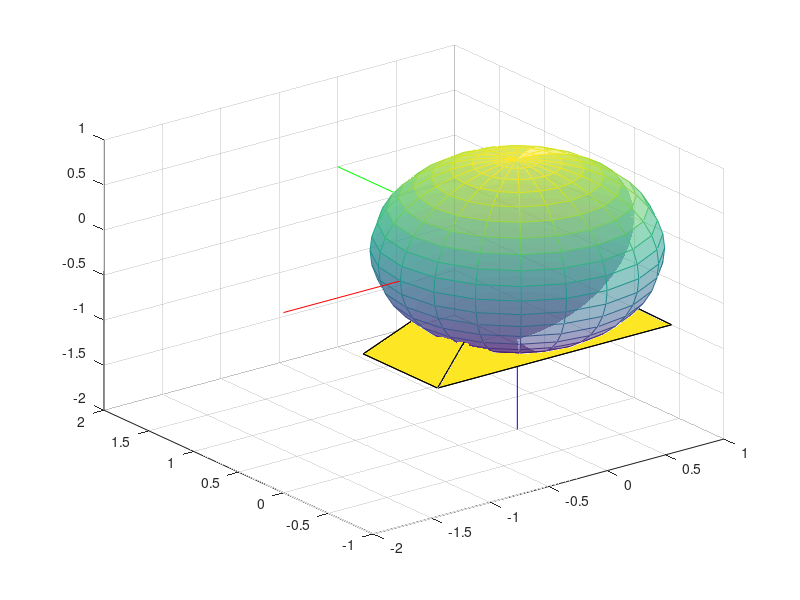

Write the MATLAB code that produced this figure. (Note: this script raises an error after producing the figure.)



fov_x = pi/2;   % field of view x in radians
fov_y = pi/2;   % field of view y in radiens


% 1/2 the field of view
fov_x_half = fov_x/2;  
fov_y_half = fov_y/4;

max_x = tan(fov_x_half); % max x coordinate on image plane
max_y = tan(fov_y_half); % max y coordinate on image plane

num_points = 100;
x = linspace(-max_x,max_x,num_points);
x_max = ones(1,num_points)*max_x;
y_max = ones(1,num_points)*max_y;
y = linspace(-max_y,max_y,num_points);
z = -ones(1,num_points);
ze = zeros(1,num_points);

axisLength = 2;
[X,Y,Z] = sphere;
figure(1),clf;
surf(X,Y,Z,'FaceAlpha',0.5,'EdgeColor','interp');
hold on;

plot3([0,-axisLength],[0,0],[0,0],'r')
plot3([0,0],[0,axisLength],[0,0],'g')
plot3([0,0],[0,0],[0,-axisLength],'b')


% Draw plane
patch([1;1;0]*max_x,[1;-1;0]*max_y,[-1;-1;0],[1]);
patch([-1;-1;0]*max_x,[1;-1;0]*max_y,[-1;-1;0],[1]);
patch([-1;1;0]*max_x,[1;1;0]*max_y,[-1;-1;0],[1]);
patch([-1;1;0]*max_x,[-1;-1;0]*max_y,[-1;-1;0],[1]);
patch([1;-1;-1;1]*max_x,[1;1;-1;-1]*max_y,[-1;-1;-1;-1],[1,1,1,1])

%%
% This integrates the lower hemisphere. 


syms phi th real
x = sin(th)*cos(phi);
y= sin(th)*sin(phi);
z= cos(th);

X = [x;y;z];


fov_x = pi;
fov_y = pi;
Gamma = int(int(X*sin(th),th,0,pi/2),phi,0,2*pi);

Q=(eye(3)-X*X')*cos(th)*sin(th);
Q = simplify(Q);

PHI = int(Q,th,0,fov_x/2);
PHI = int(Qi,phi,0,2*pi);
